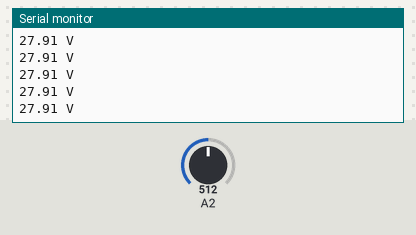
The program below on a simulated Arduino Uno, built with avr-gcc and run on an emulated ATmega328P. Parts: the last lines printed to the serial monitor. Inputs (shaded band) come from the test bench; at power-on: A2 = 512.

Above: at 1.2 s.
1.3 s: A2 set to 716
At 1.33 s:
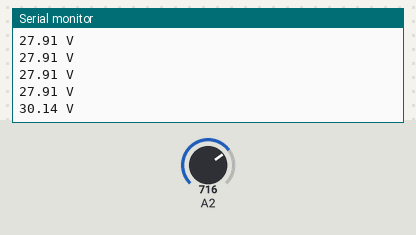
2.8 s: A2 set to 900
At 2.85 s:
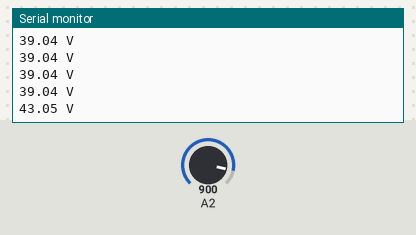
Timing chart, 0 to 5.8 s (numbered marks = the images above; inputs shaded):
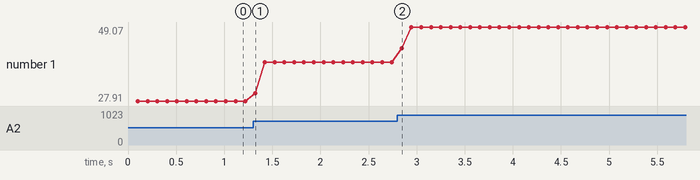

The program:

main.cpp
```cpp
#include <Arduino.h>

#define NUM_SAMPLES 10

// based on https://startingelectronics.org/articles/arduino/measuring-voltage-with-arduino

int sum = 0;                    // sum of samples taken
unsigned char sample_count = 0; // current sample number
float voltage = 0.0;            // calculated voltage


void setup() {
  Serial.begin(9600);
}

void loop() {
  // take a number of analog samples and add them up
  while (sample_count < NUM_SAMPLES) {
    sum += analogRead(A2);
    sample_count++;
    delay(10);
  }

  // calculate the voltage
  // use 5.0 for a 5.0V ADC reference voltage
  // 5.015V is the calibrated reference voltage
  voltage = ((float)sum / (float)NUM_SAMPLES * 5.015) / 1024.0;

  // send voltage for display on Serial Monitor
  // voltage multiplied by 11 when using voltage divider that
  // divides by 11. 11.132 is the calibrated voltage divide
  // value
  Serial.print(voltage * 11.132);
  Serial.println (" V");
  sample_count = 0;
  sum = 0;
}
```

Measured:
- after the input at 1.3 s, the serial monitor: prints a new line at once (image 1)
- after the input at 2.8 s, the serial monitor: prints a new line after 0.05 s (image 2)
- plotted number 1: 27.91 → 39.04 after the input at 1.3 s, 39.04 → 49.07 after the input at 2.8 s
